Frame 1 (no input): blank canvas, image omitted
Frame 60 (the mouse pressed at the canvas centre just before this capture): blank canvas, image omitted
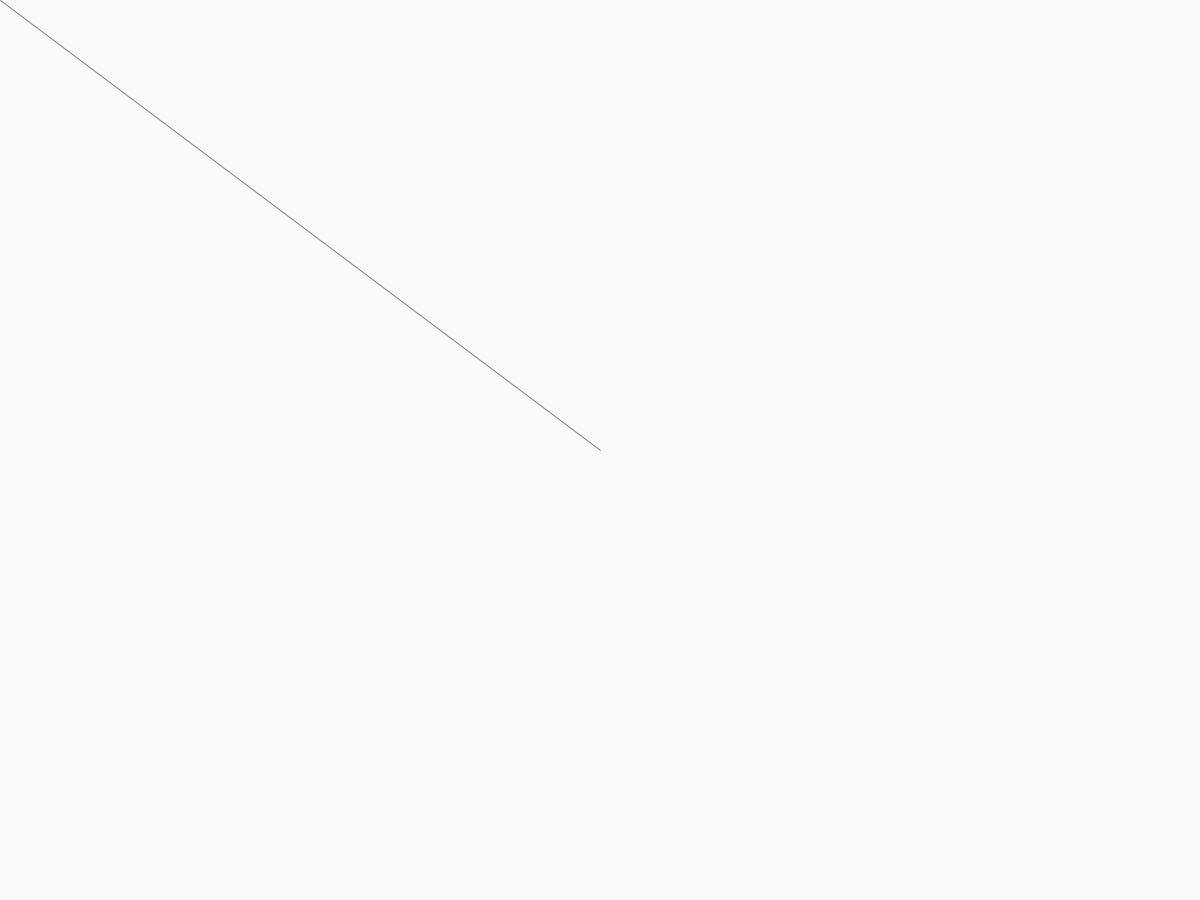
Frame 120 (the mouse held since frame 60 and released just before this capture)

The Processing sketch whose frames 1 and 60 were blank and that drew this single picture after the mouse press (run headless with seeded random() and noise(); from frame 60 on, the mouse is pressed at the canvas centre):

// Processing sketch: DrawSomethingKeys
// ── DrawSomethingKeys.pde

int thick;
int hue;
int box;

int x;
int y;
int z;

void setup(){
  x = 0;
  y = 0;
  z = 0;
  
  thick = 1;
  box = 1;
  hue = 100;
  fullScreen();
  background(250);
  textSize(30);
}

void draw(){
  strokeWeight(thick);
  
  if (mousePressed == true && box == 1) {
    stroke(hue);
    line(mouseX, mouseY, pmouseX, pmouseY);
  }
  if (mousePressed == true && box == -1){
    stroke(x, y, z);
    line(mouseX, mouseY, pmouseX, pmouseY);
  }
}

void keyPressed() {
  if (key == 's') {      //press save to save the file
    save("SaveDraw.jpg");
  }
  
  if (key == 'p') {   //Increases thickness
    thick = thick * 2;
  }
  
  if (key == 'q' && thick >= 2){
      thick = thick / 2;
  }
  
  if (key == 'l' && hue < 245){  //Makes Lighter
    hue = hue + 10;
  }
  
  if (key == 'd' && hue > 10){
    hue = hue - 10;
  }
  
  if (key == 'f'){   //flips to color mode or black to B/W
    x = 0;
    y = 0;
    z = 0;
    box = box * -1;
  }
  
  if (key == 'r' && x < 205){ //increases red
    x = x + 50;
  }
  
  if (key == 'g' && y < 205){ //increases green
    y = y + 50;
  }
  
  if (key == 'b' && z < 205){ //increases blue
    z = z + 50;
  }
}
